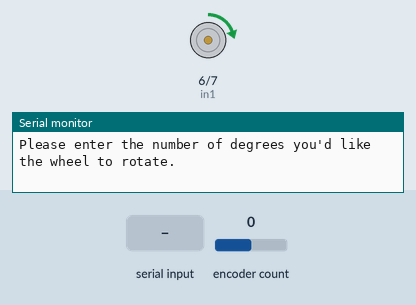
This sketch was run on a simulated Arduino Uno, built with avr-gcc and run on an emulated ATmega328P. Parts: motor-driver pin pairs drawn as motors (green arrow = first pin HIGH = forward, orange = second pin HIGH = backward, longer = more drive, scaled by the enable pin), the last lines printed to the serial monitor. The test bench sets the inputs (shaded band); at power-on: encoder count 0.

Above: at 0.46 s.
1.3 s: "90,45\n" received over Serial
At 1.74 s:
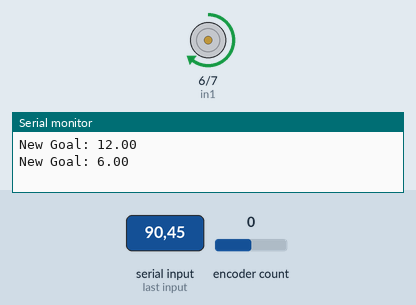
4.0 s: encoder count set to 4
At 4.32 s:
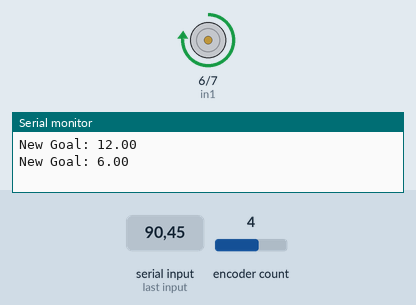
7.0 s: encoder count set to 3
10.0 s: "30,150\n" received over Serial
At 11.08 s:
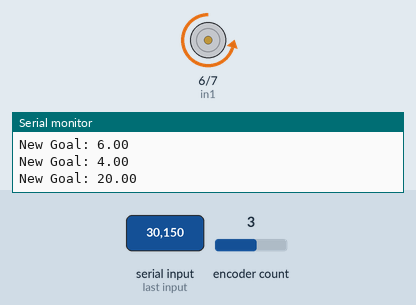
13.0 s: "90\n" received over Serial
14.5 s: encoder count set to 2
At 15.3 s:
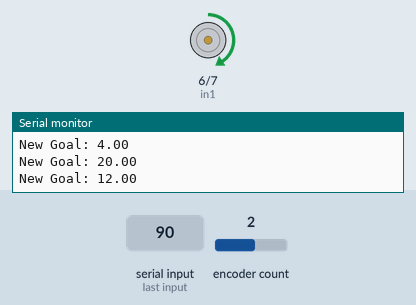
Timing chart, 0 to 18.5 s (numbered marks = the images above; inputs shaded):
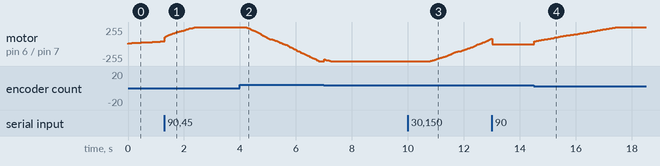

The sketch:

encoder_CAD_wheel_arduino_practice.ino
```cpp
#include <Encoder.h>

Encoder enc(2,3);
int enable = 9;
int in1 = 6;
int in2 = 7;
double deg;
double tic = 1;
int motorspeed;
double kP =9;
double kI = .1;
double tao;
int newS;
double error;
int maxSpeed = 120;
long now;
long lastTime = 0;
long timeCheck = 0;
double updatedErr;
double sumError = 0;
double lastErr = 0;
bool doneRotatingVar;
int threshold = 7;

//kP, kI, and threshold #'s that work well tg:
//2,7,0
//9,7,0.1

void setup() {
  // put your setup code here, to run once:
  pinMode(enable, OUTPUT);
  pinMode(in1, OUTPUT);
  pinMode(in2, OUTPUT);
  digitalWrite(in1, HIGH);
  digitalWrite(in2, LOW);
  Serial.begin(9600);
  Serial.println("Please enter the number of degrees you'd like the wheel to rotate.");
}

void loop() {
    //calls on function isDoneRotating() to set variable
   if(isDoneRotating()) {
      doneRotatingVar = true;
    }
   else doneRotatingVar = false;

    //calls on functions rotateOnCommand() and pid()
   rotateOnCommand();
   if (!doneRotatingVar) {
      pid();
     }
     //closing lines of code
  if(doneRotatingVar){
    Serial.println("All done!");
    Serial.print("Ticks rotated: ");
    Serial.println(enc.read());
    doneRotatingVar = false;
  }
}

void rotateOnCommand(){
 if(Serial.available() > 0) {
    deg = Serial.parseInt();
    Serial.read();
    tic = deg/360.0 *48;
    Serial.print("New Goal: ");
    Serial.println(tic);
  }

 //if(enc.read() >= tic) {
 //    doneRotatingVar = true;
 //   }
}


//function accepts values bw -100 and 100
//function changes motor's velocity
void changeVelocity(int speed) {

  //num bw 0 and 100
if(speed>=0) {
  //direction
  digitalWrite(in1, HIGH);
  digitalWrite(in2, LOW);
  motorspeed = map(speed, 0, 100, 0, maxSpeed);
}

//num bw -100 and 0
else {
  //direction
  digitalWrite(in2, HIGH);
  digitalWrite(in1, LOW);
  motorspeed = map(speed,-100, 0, maxSpeed, 0);
}
analogWrite(enable, motorspeed);

}

//function conducts proportional control based on our progress towards target
void propControl() {
  //if error>0, we're still approaching target
  //if error<0, we've passed the target
  error = tic-enc.read();
  if(!(error<7 && error>-7)){
    newS = kP*(error);
    changeVelocity(newS);
  }
}

void pid() {
  updatedErr = tic - enc.read();
  sumError += updatedErr*(millis()-lastTime);
  tao = kP*updatedErr + kI*sumError;
  changeVelocity(tao);

  if(abs(lastErr) > threshold && abs(updatedErr) < threshold) {
    timeCheck = millis();
  }

  lastTime = millis();
  lastErr = updatedErr;
}

bool isDoneRotating() {
  now = millis();
  (abs(lastErr)< threshold && (now-timeCheck) > 1000);
}
```

Measured:
- after the input at 4.0 s, motor on pin 6 (in1) / pin 7 (in2): moves from forward 255/255 to backward 255/255 over 2.7 s, starting after 0.14 s
- after the input at 10.0 s, motor on pin 6 (in1) / pin 7 (in2): moves from backward 255/255 to forward 82/255 over 2.2 s, starting after 0.80 s
- after the input at 14.5 s, motor on pin 6 (in1) / pin 7 (in2): moves from backward 3/255 to forward 255/255 over 3.0 s, starting at once
